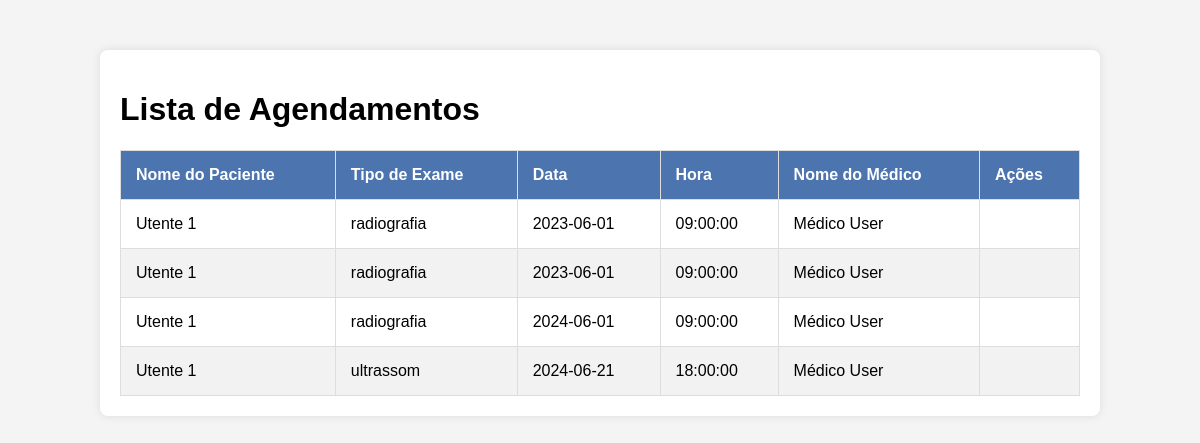
The page /agendamentos (signed in) on the database its author committed.
### app/models.py (models this page shows, shortened)
class Agendamento(db.Model):
    __tablename__ = 'agendamentos'
    id = db.Column(db.Integer, primary_key=True, autoincrement=True)
    user_id = db.Column(db.Integer, db.ForeignKey('User.id'), nullable=False)
    tipo = db.Column(db.String(50), nullable=False)
    data = db.Column(db.Date, nullable=False)
    hora = db.Column(db.Time, nullable=False)
    medico_id = db.Column(db.Integer, db.ForeignKey('User.id'), nullable=False)
    user = db.relationship('User', foreign_keys=[user_id], back_populates='agendamentos')
    medico = db.relationship('User', foreign_keys=[medico_id])

class User(db.Model):
    __tablename__ = 'User'
    id = db.Column(db.Integer, primary_key=True, autoincrement=True)
    email = db.Column(db.String(120), unique=True, nullable=False)
    nome = db.Column(db.String(20), nullable=False)
    password = db.Column(db.String(128), nullable=False)
    role = db.Column(db.String(50), nullable=False)
    info = db.relationship('UserInfo', back_populates='user', uselist=False)
    agendamentos = db.relationship('Agendamento', foreign_keys='Agendamento.user_id', back_populates='user')
    relatorios_medico = db.relationship('RelatorioRaioX', back_populates='medico', foreign_keys='RelatorioRaioX.medico_id')

### app/routes.py (the view)
@main.route('/agendamentos')
@roles_required('Administrador', 'Rececionista', 'Médico', 'TSDT')
def agendamentos_list():
    utente_alias = db.aliased(User)
    medico_alias = db.aliased(User)
    agendamentos = db.session.query(
        Agendamento.id,
        utente_alias.nome.label('utente_nome'),
        Agendamento.tipo,
        Agendamento.data,
        Agendamento.hora,
        medico_alias.nome.label('medico_nome')
    ).join(utente_alias, Agendamento.user_id == utente_alias.id).join(medico_alias, Agendamento.medico_id == medico_alias.id).all()
    return render_template('agendamentos_list.html', agendamentos=agendamentos, user=session.get('user'))

### app/routes.py (called while the page is built)
def roles_required(*roles):
    def wrapper(fn):
        @wraps(fn)
        def decorated_view(*args, **kwargs):
            if 'user' not in session:
                flash('Por favor, faça login para acessar esta página.', 'warning')
                return redirect(url_for('main.login'))
            if session['user']['role'] not in roles:
                flash('Você não tem permissão para acessar esta página.', 'danger')
                return redirect(url_for('main.home'))
            return fn(*args, **kwargs)
        decorated_view.__name__ = fn.__name__
        return decorated_view
    return wrapper

### app/templates/agendamentos_list.html (shortened to what this page needs)
<!DOCTYPE html>
<html lang="en">
<head>
</head>
<body>
    <div class="container">
        <h1>Lista de Agendamentos</h1>
        <table>
            <thead>
                <tr>
                    <th>Nome do Paciente</th>
                    <th>Tipo de Exame</th>
                    <th>Data</th>
                    <th>Hora</th>
                    <th>Nome do Médico</th>
                    <th>Ações</th>
                </tr>
            </thead>
            <tbody>
                {% for agendamento in agendamentos %}
                <tr>
                    <td>{{ agendamento.utente_nome }}</td>
                    <td>{{ agendamento.tipo }}</td>
                    <td>{{ agendamento.data }}</td>
                    <td>{{ agendamento.hora }}</td>
                    <td>{{ agendamento.medico_nome }}</td>
                    <td>
                    </td>
                </tr>
                {% endfor %}
            </tbody>
        </table>
    </div>
</body>
</html>

### app/templates/agendamentos_list.html (style rules this page uses)
body { font-family: Arial, sans-serif; background-color: #f4f4f4; margin: 0; padding: 0; }
.container { width: 80%; margin: 50px auto; background: #fff; padding: 20px; box-shadow: 0 0 10px rgba(0,0,0,0.1); border-radius: 8px; }
table { width: 100%; border-collapse: collapse; }
table, th, td { border: 1px solid #ddd; }
th, td { padding: 15px; text-align: left; }
th { background-color: #4c74af; color: white; }
tr:nth-child(even) { background-color: #f2f2f2; }

### rows shown on the page
Agendamento: utente_nome "Utente 1", tipo "radiografia", data "2023-06-01", hora "09:00:00", medico_nome "Médico User"
Agendamento: utente_nome "Utente 1", tipo "radiografia", data "2023-06-01", hora "09:00:00", medico_nome "Médico User"
Agendamento: utente_nome "Utente 1", tipo "radiografia", data "2024-06-01", hora "09:00:00", medico_nome "Médico User"
Agendamento: utente_nome "Utente 1", tipo "ultrassom", data "2024-06-21", hora "18:00:00", medico_nome "Médico User"
